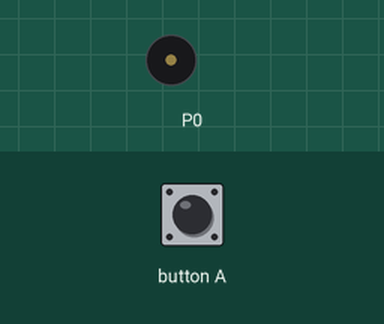
Recording of a program running on a simulated BBC micro:bit (MakeCode). Shown: buzzer (waves = sounding). Inputs (shaded band) come from the test bench.

Above: at 1.2 s.
1.3 s: button A pressed for 0.15 s
At 1.68 s:
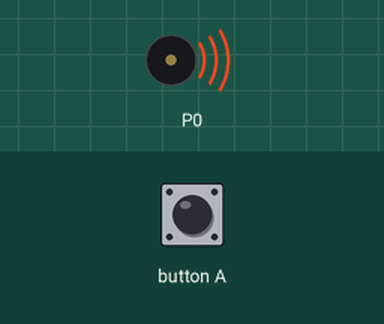
Timing chart, 0 to 10.3 s (numbered marks = the images above; inputs shaded):
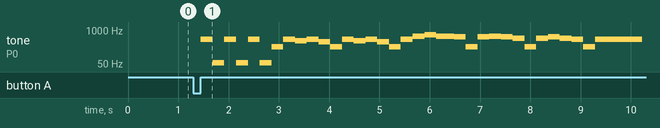

The program:

main.ts
```typescript
input.onButtonPressed(Button.A, function () {
    music.changeTempoBy(142)
    music.play(music.tonePlayable(440, music.beat(BeatFraction.Whole)), music.PlaybackMode.UntilDone)
    music.play(music.tonePlayable(music.beat(BeatFraction.Quarter), music.beat(BeatFraction.Whole)), music.PlaybackMode.UntilDone)
    music.play(music.tonePlayable(440, music.beat(BeatFraction.Whole)), music.PlaybackMode.UntilDone)
    music.play(music.tonePlayable(music.beat(BeatFraction.Quarter), music.beat(BeatFraction.Whole)), music.PlaybackMode.UntilDone)
    music.play(music.tonePlayable(440, music.beat(BeatFraction.Whole)), music.PlaybackMode.UntilDone)
    music.play(music.tonePlayable(music.beat(BeatFraction.Quarter), music.beat(BeatFraction.Whole)), music.PlaybackMode.UntilDone)
    music.play(music.tonePlayable(music.beat(BeatFraction.Whole), music.beat(BeatFraction.Whole)), music.PlaybackMode.UntilDone)
    music.play(music.tonePlayable(440, music.beat(BeatFraction.Whole)), music.PlaybackMode.UntilDone)
    music.play(music.tonePlayable(392, music.beat(BeatFraction.Whole)), music.PlaybackMode.UntilDone)
    music.play(music.tonePlayable(440, music.beat(BeatFraction.Whole)), music.PlaybackMode.UntilDone)
    music.play(music.tonePlayable(349, music.beat(BeatFraction.Whole)), music.PlaybackMode.UntilDone)
    music.play(music.tonePlayable(music.beat(BeatFraction.Whole), music.beat(BeatFraction.Whole)), music.PlaybackMode.UntilDone)
    music.play(music.tonePlayable(440, music.beat(BeatFraction.Whole)), music.PlaybackMode.UntilDone)
    music.play(music.tonePlayable(392, music.beat(BeatFraction.Whole)), music.PlaybackMode.UntilDone)
    music.play(music.tonePlayable(440, music.beat(BeatFraction.Whole)), music.PlaybackMode.UntilDone)
    music.play(music.tonePlayable(349, music.beat(BeatFraction.Whole)), music.PlaybackMode.UntilDone)
    music.play(music.tonePlayable(music.beat(BeatFraction.Whole), music.beat(BeatFraction.Whole)), music.PlaybackMode.UntilDone)
    music.play(music.tonePlayable(440, music.beat(BeatFraction.Whole)), music.PlaybackMode.UntilDone)
    music.play(music.tonePlayable(587, music.beat(BeatFraction.Whole)), music.PlaybackMode.UntilDone)
    music.play(music.tonePlayable(659, music.beat(BeatFraction.Whole)), music.PlaybackMode.UntilDone)
    music.play(music.tonePlayable(587, music.beat(BeatFraction.Half)), music.PlaybackMode.UntilDone)
    music.play(music.tonePlayable(587, music.beat(BeatFraction.Whole)), music.PlaybackMode.UntilDone)
    music.play(music.tonePlayable(554, music.beat(BeatFraction.Whole)), music.PlaybackMode.UntilDone)
    music.play(music.tonePlayable(music.beat(BeatFraction.Whole), music.beat(BeatFraction.Whole)), music.PlaybackMode.UntilDone)
    music.play(music.tonePlayable(554, music.beat(BeatFraction.Whole)), music.PlaybackMode.UntilDone)
    music.play(music.tonePlayable(587, music.beat(BeatFraction.Whole)), music.PlaybackMode.UntilDone)
    music.play(music.tonePlayable(554, music.beat(BeatFraction.Whole)), music.PlaybackMode.UntilDone)
    music.play(music.tonePlayable(494, music.beat(BeatFraction.Whole)), music.PlaybackMode.UntilDone)
    music.play(music.tonePlayable(music.beat(BeatFraction.Whole), music.beat(BeatFraction.Whole)), music.PlaybackMode.UntilDone)
    music.play(music.tonePlayable(494, music.beat(BeatFraction.Whole)), music.PlaybackMode.UntilDone)
    music.play(music.tonePlayable(554, music.beat(BeatFraction.Whole)), music.PlaybackMode.UntilDone)
    music.play(music.tonePlayable(494, music.beat(BeatFraction.Whole)), music.PlaybackMode.UntilDone)
    music.play(music.tonePlayable(440, music.beat(BeatFraction.Whole)), music.PlaybackMode.UntilDone)
    music.play(music.tonePlayable(music.beat(BeatFraction.Whole), music.beat(BeatFraction.Whole)), music.PlaybackMode.UntilDone)
    music.play(music.tonePlayable(440, music.beat(BeatFraction.Whole)), music.PlaybackMode.UntilDone)
    music.play(music.tonePlayable(440, music.beat(BeatFraction.Whole)), music.PlaybackMode.UntilDone)
    music.play(music.tonePlayable(440, music.beat(BeatFraction.Whole)), music.PlaybackMode.UntilDone)
    music.play(music.tonePlayable(440, music.beat(BeatFraction.Whole)), music.PlaybackMode.UntilDone)
})
```

test.ts
```typescript
// os teses vão aqui; isto não será compilado quando este pacote for usado como extensão.
```

Measured:
- after the input at 1.3 s, tone on P0: plays 440 Hz for 0.23 s, 57 Hz for 0.23 s, 440 Hz for 0.23 s, 57 Hz for 0.23 s, 440 Hz for 0.23 s, 57 Hz for 0.23 s … (34 notes in this stretch), starting after 0.15 s
